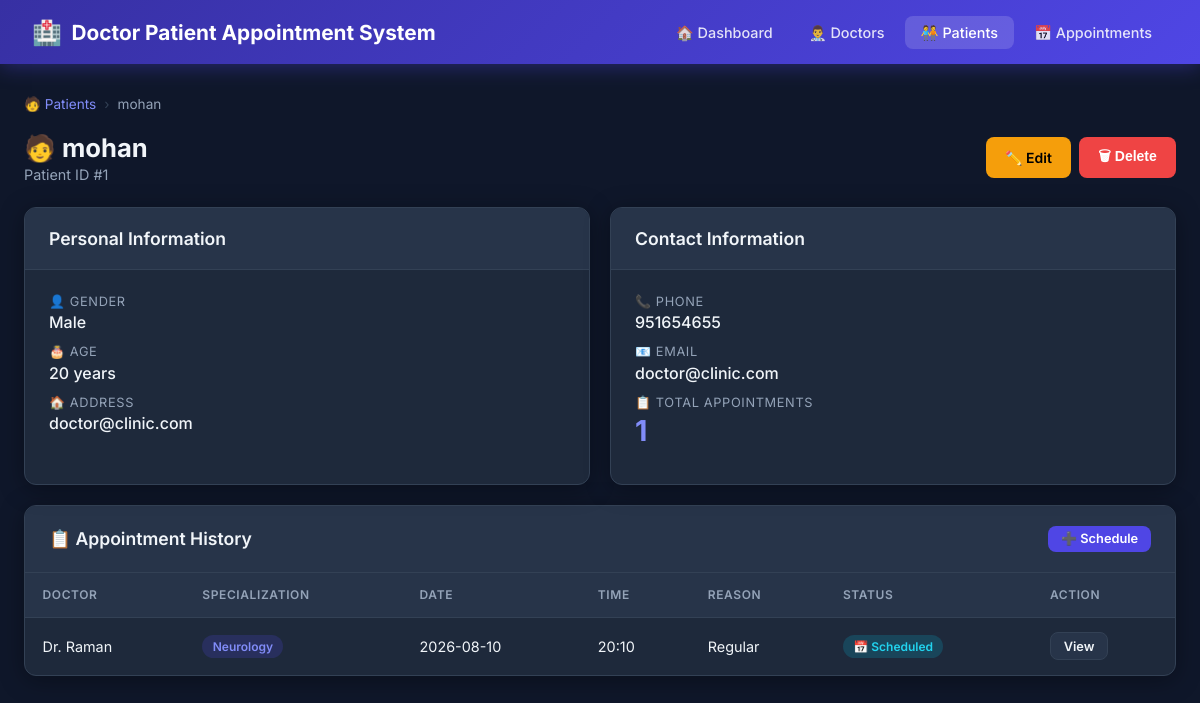
Screenshot of /patients/1 with the database file from the repository.
### tables this page shows
CREATE TABLE patients (
            id INTEGER PRIMARY KEY AUTOINCREMENT,
            name TEXT NOT NULL,
            age INTEGER,
            gender TEXT,
            phone TEXT,
            email TEXT,
            address TEXT
        );

CREATE TABLE appointments (
            id INTEGER PRIMARY KEY AUTOINCREMENT,
            patient_id INTEGER NOT NULL,
            doctor_id INTEGER NOT NULL,
            appointment_date TEXT NOT NULL,
            appointment_time TEXT NOT NULL,
            reason TEXT,
            status TEXT DEFAULT 'Scheduled',
            FOREIGN KEY (patient_id) REFERENCES patients(id) ON DELETE CASCADE,
            FOREIGN KEY (doctor_id) REFERENCES doctors(id) ON DELETE CASCADE
        );

CREATE TABLE doctors (
            id INTEGER PRIMARY KEY AUTOINCREMENT,
            name TEXT NOT NULL,
            specialization TEXT NOT NULL,
            phone TEXT,
            email TEXT,
            available_days TEXT
        );

### Appointment-main/app.py (the view)
@app.route('/patients/<int:id>')
def patients_detail(id):
    patient = query('SELECT * FROM patients WHERE id = ?', (id,), one=True)
    appointments = query('SELECT a.*, d.name AS doctor_name, d.specialization FROM appointments a '
                         'JOIN doctors d ON a.doctor_id=d.id WHERE a.patient_id=?', (id,))
    return render_template('patients/detail.html', patient=patient, appointments=appointments)

### Appointment-main/app.py (called while the page is built)
def query(sql, args=(), one=False, commit=False):
    db = get_db()
    cur = db.execute(sql, args)
    if commit:
        db.commit()
        db.close()
        return None
    result = cur.fetchone() if one else cur.fetchall()
    db.close()
    return result

### Appointment-main/database.py (called while the page is built)
def get_db():
    conn = sqlite3.connect(DATABASE)
    conn.row_factory = sqlite3.Row
    conn.execute("PRAGMA foreign_keys = ON")
    return conn

### Appointment-main/templates/patients/detail.html (shortened to what this page needs)
{% extends 'base.html' %}
{% block content %}
<div class="breadcrumb">
  <a href="{{ url_for('patients_list') }}">🧑 Patients</a>
  <span class="sep">›</span> {{ patient.name }}
</div>
<div class="page-header">
  <div>
    <h1>🧑 {{ patient.name }}</h1>
    <p>Patient ID #{{ patient.id }}</p>
  </div>
  <div class="action-group">
    <a href="{{ url_for('patients_edit', id=patient.id) }}" class="btn btn-warning">✏️ Edit</a>
    <form method="POST" action="{{ url_for('patients_delete', id=patient.id) }}"
          onsubmit="return confirm('Delete {{ patient.name }}?')">
      <button class="btn btn-danger" type="submit">🗑 Delete</button>
    </form>
  </div>
</div>
<div style="display:grid; grid-template-columns:1fr 1fr; gap:1.25rem;">
  <div class="card">
    <div class="card-header"><h2>Personal Information</h2></div>
    <div class="card-body">
      <div class="detail-item">
        <div class="label">👤 Gender</div>
        <div class="value">{{ patient.gender or 'Not specified' }}</div>
      </div>
      <div class="detail-item">
        <div class="label">🎂 Age</div>
        <div class="value">{{ patient.age or 'Not provided' }} {% if patient.age %}years{% endif %}</div>
      </div>
      <div class="detail-item">
        <div class="label">🏠 Address</div>
        <div class="value">{{ patient.address or 'Not provided' }}</div>
      </div>
    </div>
  </div>
  <div class="card">
    <div class="card-header"><h2>Contact Information</h2></div>
    <div class="card-body">
      <div class="detail-item">
        <div class="label">📞 Phone</div>
        <div class="value">{{ patient.phone or 'Not provided' }}</div>
      </div>
      <div class="detail-item">
        <div class="label">📧 Email</div>
        <div class="value">{{ patient.email or 'Not provided' }}</div>
      </div>
      <div class="detail-item">
        <div class="label">📋 Total Appointments</div>
        <div class="value" style="font-size:1.8rem;font-weight:700;color:var(--primary-light)">
          {{ appointments | length }}
        </div>
      </div>
    </div>
  </div>
</div>
<div class="card" style="margin-top:1.25rem">
  <div class="card-header">
    <h2>📋 Appointment History</h2>
    <a href="{{ url_for('appointments_add') }}" class="btn btn-primary btn-sm">➕ Schedule</a>
  </div>
  <div class="card-body" style="padding:0">
    {% if appointments %}
    <div class="table-wrapper">
      <table>
        <thead>
          <tr><th>Doctor</th><th>Specialization</th><th>Date</th><th>Time</th><th>Reason</th><th>Status</th><th>Action</th></tr>
        </thead>
        <tbody>
          {% for a in appointments %}
          <tr>
            <td>Dr. {{ a.doctor_name }}</td>
            <td><span class="badge badge-primary">{{ a.specialization }}</span></td>
            <td>{{ a.appointment_date }}</td>
            <td>{{ a.appointment_time }}</td>
            <td>{{ a.reason or '—' }}</td>
            <td>
              {% if a.status == 'Scheduled' %}<span class="badge badge-info">📅 Scheduled</span>
              {% elif a.status == 'Completed' %}<span class="badge badge-success">✅ Completed</span>
              {% else %}<span class="badge badge-danger">❌ Cancelled</span>{% endif %}
            </td>
            <td><a href="{{ url_for('appointments_detail', id=a.id) }}" class="btn btn-secondary btn-sm">View</a></td>
          </tr>
          {% endfor %}
        </tbody>
      </table>
    </div>
    {% else %}
    <div class="empty-state" style="padding:2rem">
      <div class="icon">📭</div><h3>No appointments yet</h3>
    </div>
    {% endif %}
  </div>
</div>
{% endblock %}

### Appointment-main/templates/base.html (shortened to what this page needs)
<!DOCTYPE html>
<html lang="en">
<head>
  <link rel="stylesheet" href="{{ url_for('static', filename='css/style.css') }}" />
</head>
<body>
<nav class="navbar">
  <a class="navbar-brand" href="{{ url_for('index') }}">
    <span>🏥</span> Doctor Patient Appointment System
  </a>
  <ul class="navbar-nav">
    <li><a href="{{ url_for('index') }}"
           class="{{ 'active' if request.endpoint == 'index' else '' }}">🏠 Dashboard</a></li>
    <li><a href="{{ url_for('doctors_list') }}"
           class="{{ 'active' if 'doctors' in request.endpoint else '' }}">👨‍⚕️ Doctors</a></li>
    <li><a href="{{ url_for('patients_list') }}"
           class="{{ 'active' if 'patients' in request.endpoint else '' }}">🧑‍🤝‍🧑 Patients</a></li>
    <li><a href="{{ url_for('appointments_list') }}"
           class="{{ 'active' if 'appointments' in request.endpoint else '' }}">📅 Appointments</a></li>
  </ul>
</nav>
<div class="container">
  {% block content %}{% endblock %}
</div>
</body>
</html>

### Appointment-main/static/css/style.css (style rules this page uses)
:root { --primary: #4f46e5; --primary-dark: #3730a3; --primary-light:#818cf8; --success: #10b981; --danger: #ef4444; --warning: #f59e0b; --info: #06b6d4; --bg: #0f172a; --surface: #1e293b; --surface2: #273449; --border: #334155; --text: #f1f5f9; --text-muted: #94a3b8; --radius: 12px; --shadow: 0 4px 24px rgba(0,0,0,0.35); }
* { margin: 0; padding: 0; box-sizing: border-box; }
body { font-family: 'Inter', sans-serif; background: var(--bg); color: var(--text); min-height: 100vh; }
.navbar { background: linear-gradient(135deg, var(--primary-dark), var(--primary)); padding: 0 2rem; display: flex; align-items: center; justify-content: space-between; height: 64px; box-shadow: 0 2px 20px rgba(79,70,229,0.4); position: sticky; top: 0; z-index: 100; }
.navbar-brand { font-size: 1.3rem; font-weight: 700; color: #fff; text-decoration: none; display: flex; align-items: center; gap: .6rem; }
.navbar-brand span { font-size: 1.5rem; }
.navbar-nav { display: flex; gap: .25rem; list-style: none; }
.navbar-nav a { color: rgba(255,255,255,0.85); text-decoration: none; padding: .5rem 1rem; border-radius: 8px; font-size: .9rem; font-weight: 500; transition: all .2s; }
.navbar-nav a:hover, .navbar-nav a.active { background: rgba(255,255,255,0.15); color: #fff; }
.container { max-width: 1200px; margin: 0 auto; padding: 2rem 1.5rem; }
.card { background: var(--surface); border: 1px solid var(--border); border-radius: var(--radius); box-shadow: var(--shadow); overflow: hidden; }
.card-header { background: var(--surface2); padding: 1.25rem 1.5rem; border-bottom: 1px solid var(--border); display: flex; align-items: center; justify-content: space-between; }
.card-header h2 { font-size: 1.1rem; font-weight: 600; }
.card-body { padding: 1.5rem; }
.table-wrapper { overflow-x: auto; }
table { width: 100%; border-collapse: collapse; font-size: .9rem; }
thead th { background: var(--surface2); padding: .9rem 1.1rem; text-align: left; color: var(--text-muted); font-weight: 600; text-transform: uppercase; font-size: .75rem; letter-spacing: .05em; border-bottom: 1px solid var(--border); }
tbody td { padding: .9rem 1.1rem; border-bottom: 1px solid var(--border); }
tbody tr:last-child td { border-bottom: none; }
.badge { display: inline-block; padding: .25rem .65rem; border-radius: 20px; font-size: .75rem; font-weight: 600; }
.badge-info { background: rgba(6,182,212,.2); color: #22d3ee; }
.badge-primary { background: rgba(79,70,229,.2); color: #818cf8; }
.btn { display: inline-flex; align-items: center; gap: .4rem; padding: .55rem 1.2rem; border-radius: 8px; font-size: .875rem; font-weight: 600; cursor: pointer; border: none; text-decoration: none; transition: all .2s; }
.btn-primary { background: var(--primary); color: #fff; }
.btn-danger { background: var(--danger); color: #fff; }
.btn-warning { background: var(--warning); color: #000; }
.btn-secondary { background: var(--surface2); color: var(--text); border: 1px solid var(--border); }
.btn-sm { padding: .35rem .8rem; font-size: .8rem; }
.page-header { display: flex; align-items: center; justify-content: space-between; margin-bottom: 1.5rem; }
.page-header h1 { font-size: 1.6rem; font-weight: 700; }
.page-header p { color: var(--text-muted); margin-top: .2rem; font-size: .9rem; }
.detail-item { margin-bottom: .75rem; }
.detail-item .label { font-size: .8rem; color: var(--text-muted); text-transform: uppercase; letter-spacing: .05em; margin-bottom: .2rem; }
.detail-item .value { font-weight: 500; }
.action-group { display: flex; gap: .5rem; flex-wrap: wrap; }
.breadcrumb { display: flex; gap: .5rem; align-items: center; font-size: .85rem; color: var(--text-muted); margin-bottom: 1.25rem; }
.breadcrumb a { color: var(--primary-light); text-decoration: none; }
.breadcrumb .sep { color: var(--border); }

### rows the page displays
patients: name "mohan", id "1", gender "Male", age "20", address "doctor@clinic.com", phone "951654655", email "doctor@clinic.com"
appointments: doctor_name "Raman", specialization "Neurology", appointment_date "2026-08-10", appointment_time "20:10", reason "Regular", status "📅 Scheduled"

### other values shown
{{ appointments | length }} "1"
